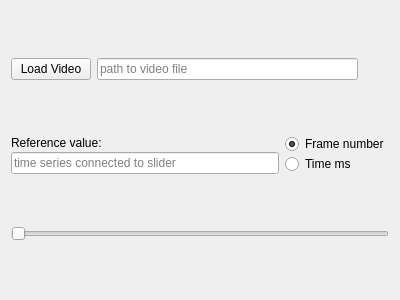
<?xml version="1.0" encoding="UTF-8"?>
<ui version="4.0">
 <class>VideoDialog</class>
 <widget class="QDialog" name="VideoDialog">
  <property name="geometry">
   <rect>
    <x>0</x>
    <y>0</y>
    <width>400</width>
    <height>300</height>
   </rect>
  </property>
  <property name="windowTitle">
   <string>Video Player</string>
  </property>
  <layout class="QVBoxLayout" name="verticalLayoutMain">
   <item>
    <layout class="QHBoxLayout" name="horizontalLayout">
     <item>
      <widget class="QPushButton" name="loadButton">
       <property name="focusPolicy">
        <enum>Qt::NoFocus</enum>
       </property>
       <property name="text">
        <string>Load Video</string>
       </property>
      </widget>
     </item>
     <item>
      <widget class="QLineEdit" name="lineFilename">
       <property name="focusPolicy">
        <enum>Qt::NoFocus</enum>
       </property>
       <property name="readOnly">
        <bool>true</bool>
       </property>
       <property name="placeholderText">
        <string>path to video file</string>
       </property>
      </widget>
     </item>
     <item>
      <widget class="QPushButton" name="clearButton">
       <property name="minimumSize">
        <size>
         <width>25</width>
         <height>25</height>
        </size>
       </property>
       <property name="maximumSize">
        <size>
         <width>25</width>
         <height>25</height>
        </size>
       </property>
       <property name="text">
        <string/>
       </property>
       <property name="flat">
        <bool>true</bool>
       </property>
      </widget>
     </item>
    </layout>
   </item>
   <item>
    <layout class="QHBoxLayout" name="horizontalLayout_2">
     <item>
      <layout class="QVBoxLayout" name="verticalLayout_2">
       <property name="spacing">
        <number>0</number>
       </property>
       <item>
        <widget class="QLabel" name="label">
         <property name="toolTip">
          <string>&lt;html&gt;&lt;head/&gt;&lt;body&gt;&lt;p&gt;Drag and Drop a curve/series here.&lt;/p&gt;&lt;p&gt;&lt;br/&gt;&lt;/p&gt;&lt;p&gt;If this number contain the &lt;span style=&quot; font-weight:600;&quot;&gt;frame number&lt;/span&gt; or the &lt;span style=&quot; font-weight:600;&quot;&gt;relative time in milliseconds &lt;/span&gt;the slider will be moved accordingly when the vertical tracker is updated.&lt;/p&gt;&lt;/body&gt;&lt;/html&gt;</string>
         </property>
         <property name="text">
          <string>Reference value:</string>
         </property>
        </widget>
       </item>
       <item>
        <widget class="QLineEdit" name="lineEditReference">
         <property name="focusPolicy">
          <enum>Qt::NoFocus</enum>
         </property>
         <property name="dragEnabled">
          <bool>true</bool>
         </property>
         <property name="readOnly">
          <bool>true</bool>
         </property>
         <property name="placeholderText">
          <string>time series connected to slider</string>
         </property>
        </widget>
       </item>
      </layout>
     </item>
     <item>
      <layout class="QVBoxLayout" name="verticalLayout">
       <property name="spacing">
        <number>0</number>
       </property>
       <item>
        <widget class="QRadioButton" name="radioButtonFrame">
         <property name="focusPolicy">
          <enum>Qt::NoFocus</enum>
         </property>
         <property name="text">
          <string>Frame number</string>
         </property>
         <property name="checked">
          <bool>true</bool>
         </property>
        </widget>
       </item>
       <item>
        <widget class="QRadioButton" name="radioButtonTime">
         <property name="focusPolicy">
          <enum>Qt::NoFocus</enum>
         </property>
         <property name="text">
          <string>Time ms</string>
         </property>
        </widget>
       </item>
      </layout>
     </item>
    </layout>
   </item>
   <item>
    <widget class="QSlider" name="timeSlider">
     <property name="orientation">
      <enum>Qt::Horizontal</enum>
     </property>
    </widget>
   </item>
  </layout>
 </widget>
 <resources/>
 <connections/>
</ui>
